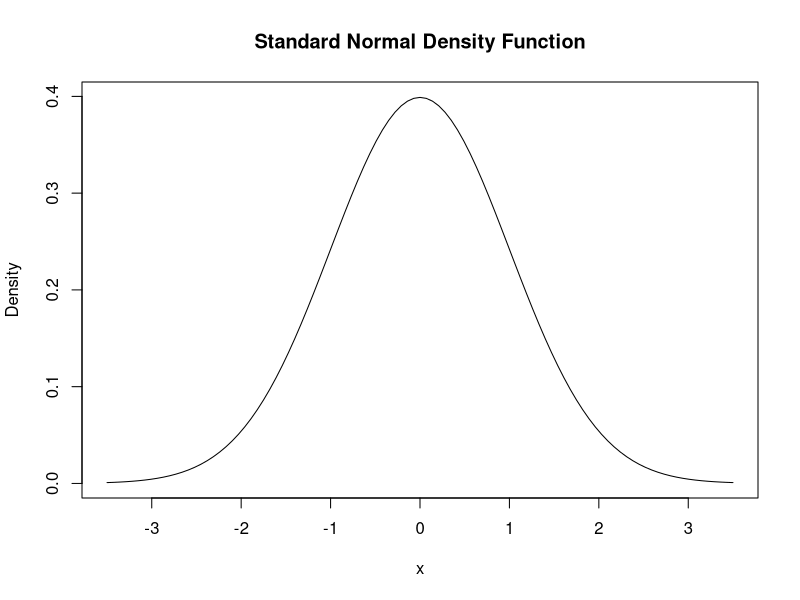
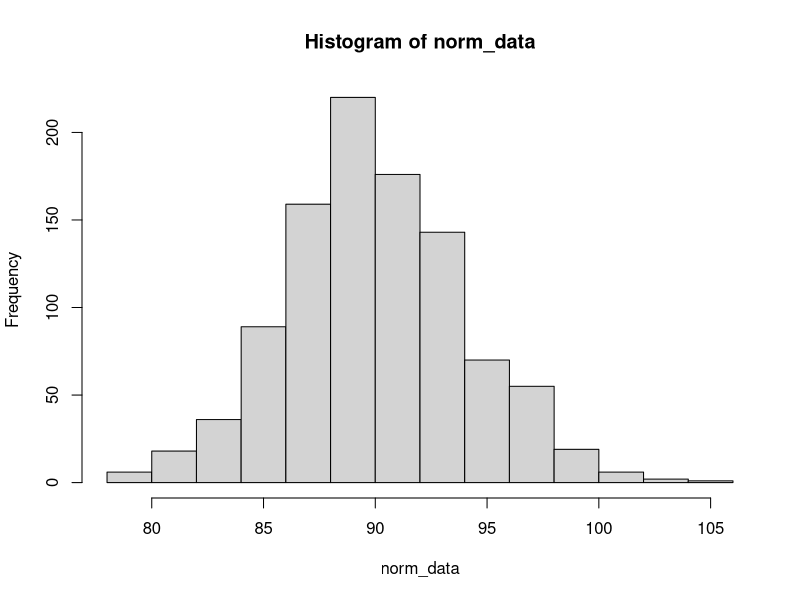
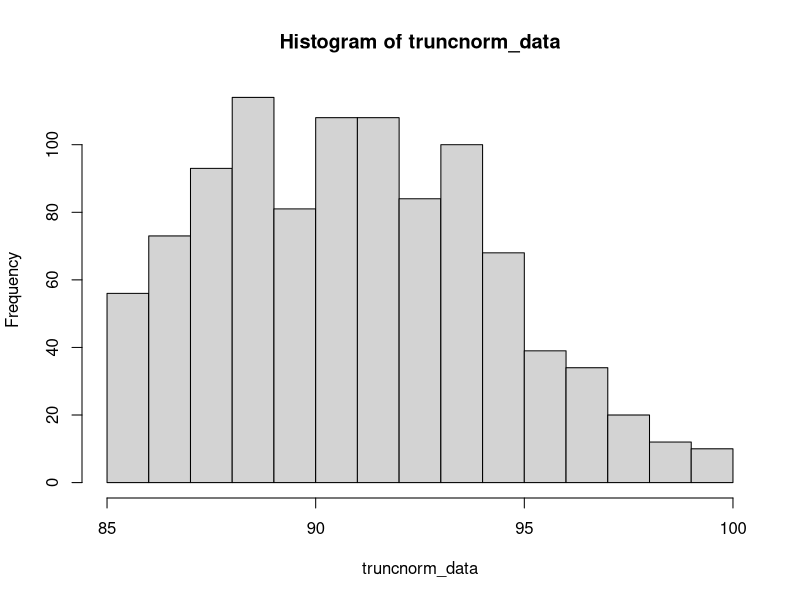

Here is the R script that generated these plots, in order:
## ---- chunk 1
knitr::opts_chunk$set(echo = TRUE)
## ---- chunk 2
# normal distribution
integrate(dnorm, -1.96, 1.96)
# negative exponential distribution
integrate(function(x) 2*exp(-2*x), 1/4, 1/2)
# expectation
integrate(function(x) x*2*exp(-2*x), 0, Inf)
## ---- chunk 3
curve(dnorm(x),
      xlim = c(-3.5, 3.5),
      ylab = "Density", 
      main = "Standard Normal Density Function")
## ---- chunk 4
library(truncnorm)
norm_data <- rnorm(n = 1000, mean = 90, sd = 4)
hist(norm_data)
truncnorm_data <- rtruncnorm(n = 1000, a = 85, b = 100, mean = 90, sd = 4)
mean(truncnorm_data)
sd(truncnorm_data)
hist(truncnorm_data)
